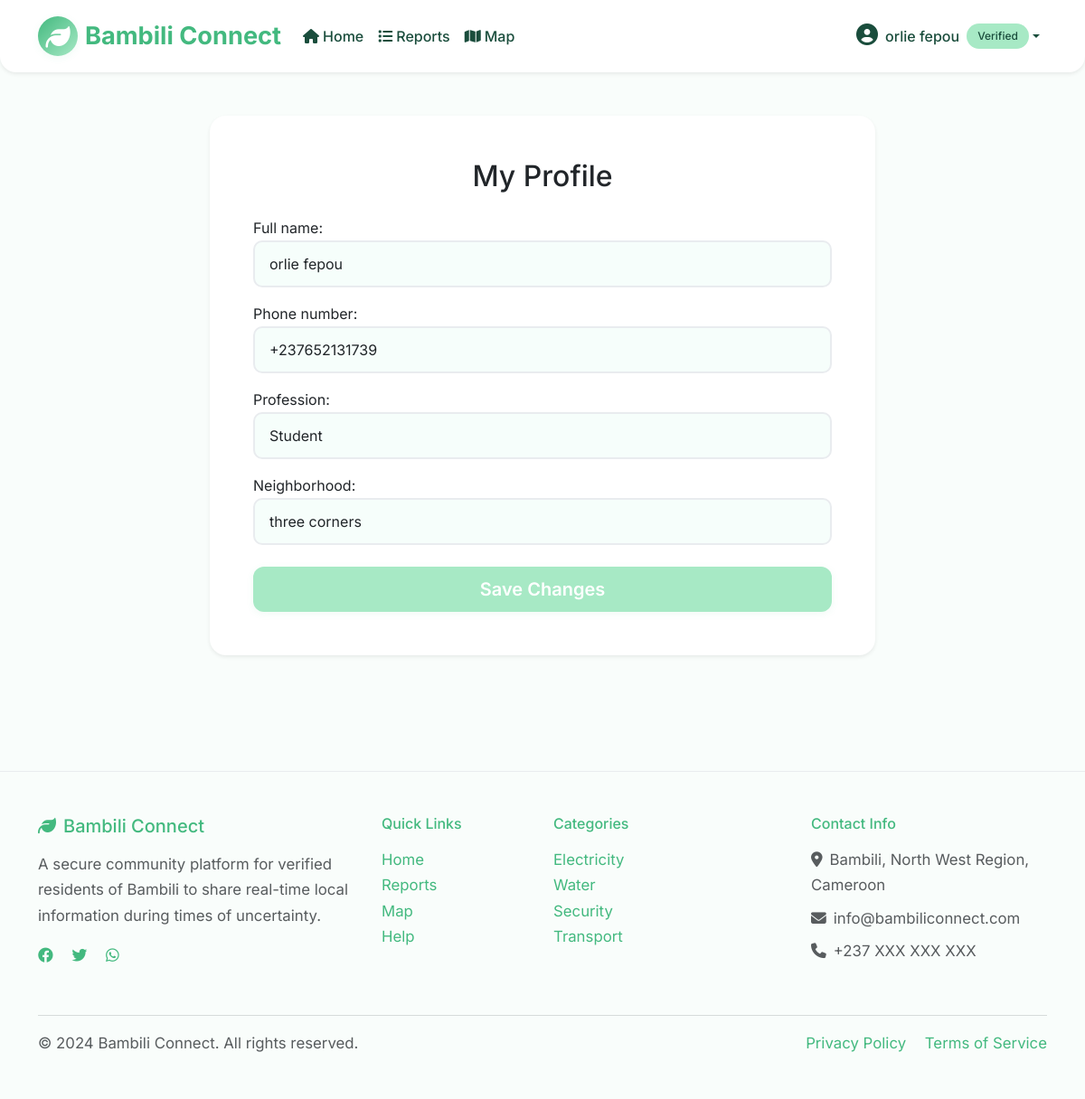
Page /profile/ (signed in) on the committed database.
### trustwave/models.py (models this page shows, shortened)
class CustomUser(AbstractUser):
    username = None
    full_name = models.CharField(max_length=255, help_text="Enter your full name as it appears on your ID")
    email = models.EmailField(_('email address'), unique=True)
    phone_number = models.CharField(
        max_length=15,
        validators=[RegexValidator(r'^\+?237\d{9}$', message="Phone number must be in Cameroon format: +237XXXXXXXXX")],
        unique=True,
        help_text="Enter your phone number in format: +237XXXXXXXXX"
    )
    profession = models.CharField(
        max_length=20,
        choices=ProfessionType.choices,
        default=ProfessionType.OTHER
    )
    neighborhood = models.CharField(
        max_length=255,
        help_text="Enter your specific neighborhood in Bambili (e.g., Mile 4, Ntarinkon, etc.)"
    )
    id_card = models.ImageField(
        upload_to=user_directory_path,
        validators=[FileExtensionValidator(allowed_extensions=['jpg', 'jpeg', 'png', 'pdf'])],
        help_text="Upload a clear photo of your National ID card (JPG, PNG, or PDF)"
    )
    supporting_doc = models.FileField(
        upload_to=user_directory_path,
        blank=True,
        null=True,
        validators=[FileExtensionValidator(allowed_extensions=['jpg', 'jpeg', 'png', 'pdf'])],
        help_text="Optional: Upload additional supporting document (JPG, PNG, or PDF)"
    )
    status = models.CharField(
        max_length=20,
        choices=AccountStatus.choices,
        default=AccountStatus.PENDING
    )
    created_at = models.DateTimeField(auto_now_add=True)
    updated_at = models.DateTimeField(auto_now=True)
    last_login_ip = models.GenericIPAddressField(blank=True, null=True)
    is_admin = models.BooleanField(default=False)
    approved_by = models.ForeignKey(
        'self',
        on_delete=models.SET_NULL,
        blank=True,
        null=True,
        related_name='approved_users'
    )
    approved_at = models.DateTimeField(blank=True, null=True)
    rejection_reason = models.TextField(blank=True, null=True)
    objects = CustomUserManager()
    USERNAME_FIELD = 'email'
    REQUIRED_FIELDS = ['full_name', 'phone_number', 'profession', 'neighborhood']
    @property
    def can_post_reports(self):
        return self.is_verified and self.status != AccountStatus.SUSPENDED

### trustwave/views.py (the view)
# urls.py: path('profile/', views.profile_view, name='profile'),
@login_required
def profile_view(request):
    if request.method == 'POST':
        form = ProfileUpdateForm(request.POST, instance=request.user)
        if form.is_valid():
            form.save()
            log_user_activity(request.user, 'profile_updated', 'User updated profile', request)
            messages.success(request, 'Profile updated successfully!')
            return redirect('trustwave:profile')
    else:
        form = ProfileUpdateForm(instance=request.user)
    return render(request, 'trustwave/profile.html', {'form': form})

### trustwave/forms.py (shortened to what this page needs)
class ProfileUpdateForm(forms.ModelForm):
    full_name = forms.CharField(
        max_length=255,
        widget=forms.TextInput(attrs={
            'class': 'form-control',
            'required': True,
        })
    )
    phone_number = forms.CharField(
        max_length=15,
        widget=forms.TextInput(attrs={
            'class': 'form-control',
            'pattern': r'^\+?237\d{9}$',
            'required': True,
        })
    )
    profession = forms.ChoiceField(
        choices=ProfessionType.choices,
        widget=forms.Select(attrs={
            'class': 'form-control',
            'required': True,
        })
    )
    neighborhood = forms.CharField(
        max_length=255,
        widget=forms.TextInput(attrs={
            'class': 'form-control',
            'required': True,
        })
    )
    class Meta:
        model = CustomUser
        fields = ['full_name', 'phone_number', 'profession', 'neighborhood']

### trustwave/templates/trustwave/profile.html (shortened to what this page needs)
{% extends "base.html" %}
{% block content %}
<div class="container py-5">
    <div class="row justify-content-center">
        <div class="col-md-8">
            <div class="card shadow-sm">
                <div class="card-body p-5">
                    <h2 class="mb-4 text-center">My Profile</h2>
                    <form method="post" novalidate>
                        {{ form.as_p }}
                        <div class="d-grid mt-4">
                            <button type="submit" class="btn btn-success btn-lg">Save Changes</button>
                        </div>
                    </form>
                </div>
            </div>
        </div>
    </div>
</div>
{% endblock %}

### templates/base.html (shortened to what this page needs)
<!DOCTYPE html>
<html lang="en">
<head>
    <link href="https://cdn.jsdelivr.net/npm/bootstrap@5.3.0/dist/css/bootstrap.min.css" rel="stylesheet">
    <link href="https://cdnjs.cloudflare.com/ajax/libs/font-awesome/6.4.0/css/all.min.css" rel="stylesheet">
    <link rel="stylesheet" href="https://unpkg.com/leaflet@1.9.4/dist/leaflet.css" />
    <link href="{% load static %}{% static 'css/base.css' %}" rel="stylesheet">
    <link href="{% static 'css/styles.css' %}" rel="stylesheet">
</head>
<body>
    <nav class="navbar navbar-expand-lg shadow-sm sticky-top">
        <div class="container">
            <a class="navbar-brand d-flex align-items-center" href="{% url 'trustwave:home' %}">
                <div class="logo-icon me-2">
                    <i class="fas fa-leaf"></i>
                </div>
                <span class="fw-bold">Bambili Connect</span>
            </a>
            <div class="collapse navbar-collapse" id="navbarNav">
                <ul class="navbar-nav me-auto">
                    <li class="nav-item">
                        <a class="nav-link" href="{% url 'trustwave:home' %}"><i class="fas fa-home me-1"></i>Home</a>
                    </li>
                    <li class="nav-item">
                        <a class="nav-link" href="{% url 'trustwave:report_list' %}"><i class="fas fa-list me-1"></i>Reports</a>
                    </li>
                    <li class="nav-item">
                        <a class="nav-link" href="{% url 'trustwave:map_view' %}"><i class="fas fa-map me-1"></i>Map</a>
                    </li>
                </ul>
                <ul class="navbar-nav">
                    {% if user.is_authenticated %}
                        <li class="nav-item dropdown">
                            <a class="nav-link dropdown-toggle d-flex align-items-center" href="#" id="navbarDropdown" role="button" data-bs-toggle="dropdown">
                                <div class="user-avatar me-2">
                                    <i class="fas fa-user-circle"></i>
                                </div>
                                {{ user.full_name|truncatechars:15 }}
                                {% if user.status == 'pending' %}
                                    <span class="badge status-badge-pending ms-2">Pending</span>
                                {% elif user.status == 'validated' %}
                                    <span class="badge status-badge-validated ms-2">Verified</span>
                                {% endif %}
                            </a>
                        </li>
                    {% endif %}
                </ul>
            </div>
        </div>
    </nav>
    <main>
        {% block content %}{% endblock %}
    </main>
    <footer class="py-5 mt-5">
        <div class="container">
            <div class="row">
                <div class="col-lg-4 mb-4">
                    <h5 class="text-primary mb-3"><i class="fas fa-leaf me-2"></i>Bambili Connect</h5>
                    <p class="text-muted">A secure community platform for verified residents of Bambili to share real-time local information during times of uncertainty.</p>
                    <div class="social-links">
                        <a href="#" class="me-3"><i class="fab fa-facebook"></i></a>
                        <a href="#" class="me-3"><i class="fab fa-twitter"></i></a>
                        <a href="#" class="me-3"><i class="fab fa-whatsapp"></i></a>
                    </div>
                </div>
                <div class="col-lg-2 mb-4">
                    <h6 class="text-primary mb-3">Quick Links</h6>
                    <ul class="list-unstyled">
                        <li><a href="{% url 'trustwave:home' %}">Home</a></li>
                        <li><a href="{% url 'trustwave:report_list' %}">Reports</a></li>
                        <li><a href="{% url 'trustwave:map_view' %}">Map</a></li>
                        <li><a href="#">Help</a></li>
                    </ul>
                </div>
                <div class="col-lg-3 mb-4">
                    <h6 class="text-primary mb-3">Categories</h6>
                    <ul class="list-unstyled">
                        <li><a href="#">Electricity</a></li>
                        <li><a href="#">Water</a></li>
                        <li><a href="#">Security</a></li>
                        <li><a href="#">Transport</a></li>
                    </ul>
                </div>
                <div class="col-lg-3 mb-4">
                    <h6 class="text-primary mb-3">Contact Info</h6>
                    <p class="text-muted mb-2"><i class="fas fa-map-marker-alt me-2"></i>Bambili, North West Region, Cameroon</p>
                    <p class="text-muted mb-2"><i class="fas fa-envelope me-2"></i>info@bambiliconnect.com</p>
                    <p class="text-muted"><i class="fas fa-phone me-2"></i>+237 XXX XXX XXX</p>
                </div>
            </div>
            <hr class="border-secondary">
            <div class="row align-items-center">
                <div class="col-md-6">
                    <p class="text-muted mb-0">&copy; 2024 Bambili Connect. All rights reserved.</p>
                </div>
                <div class="col-md-6 text-md-end">
                    <a href="#" class="me-3">Privacy Policy</a>
                    <a href="#">Terms of Service</a>
                </div>
            </div>
        </div>
    </footer>
    <script src="{% load static %}{% static 'js/main.js' %}"></script>
</body>
</html>

### static/css/base.css (style rules this page uses)
:root { --primary-green: #43b97f; --accent-green: #a7e9c5; --deep-green: #1a4d3c; --soft-white: #f9fdfb; --accent-yellow: #ffe066; --accent-blue: #5dade2; --text-dark: #1a4d3c; --text-muted: #6c757d; --border-light: #e9ecef; --shadow-light: 0 2px 8px rgba(67,185,127,0.08); --shadow-medium: 0 8px 24px rgba(67,185,127,0.12); --transition: all 0.2s cubic-bezier(.4,0,.2,1); }
body { font-family: 'Inter', sans-serif; background-color: var(--soft-white); color: var(--text-dark); line-height: 1.7; }
.text-primary { color: var(--primary-green) !important; }
.navbar { background: #fff !important; box-shadow: var(--shadow-light); border-radius: 0 0 18px 18px; padding: 0.75rem 0; }
.navbar-brand { font-weight: 800; font-size: 1.7rem; color: var(--primary-green) !important; }
.logo-icon { width: 44px; height: 44px; background: linear-gradient(135deg, var(--primary-green), var(--accent-green)); border-radius: 50%; display: flex; align-items: center; justify-content: center; color: white; box-shadow: var(--shadow-light); }
.nav-link { font-weight: 500; color: var(--deep-green) !important; border-radius: 8px; padding: 0.5rem 1rem; transition: var(--transition); }
.user-avatar i { font-size: 1.5rem; }
.card { border: none; border-radius: 18px; box-shadow: var(--shadow-light); background: #fff; transition: var(--transition); margin-bottom: 2rem; }
.form-control { border-radius: 10px; border: 2px solid var(--border-light); padding: 0.75rem 1rem; transition: var(--transition); background: #f6fefb; }
.btn, .btn-primary { background: var(--primary-green); color: #fff; border: none; border-radius: 12px; padding: 0.6rem 1.5rem; font-weight: 600; box-shadow: var(--shadow-light); transition: var(--transition); }
.btn-success { background-color: var(--accent-green); border-color: var(--accent-green); }
.badge { font-weight: 500; padding: 0.5rem 0.75rem; border-radius: 20px; }
footer { background: var(--soft-white); color: var(--deep-green); border-top: 1px solid var(--border-light); margin-top: 3rem; padding: 2.5rem 0 1.5rem 0; font-size: 1.05rem; }
footer a { color: var(--primary-green); text-decoration: none; transition: var(--transition); }

### static/css/styles.css (style rules this page uses)
:root { --primary-color: #43b97f; --secondary-color: #a7e9c5; --trust-color: #43b97f; --wave-color: #a7e9c5; }
.navbar-brand { font-weight: bold; font-size: 1.7rem; color: var(--primary-color) !important; }
footer { background-color: var(--soft-white); padding: 2rem 0; margin-top: 3rem; color: var(--deep-green); border-top: 1px solid var(--border-light); }
.status-badge-validated { background-color: #a7e9c5; color: #1a4d3c; }

### rows in the picture
CustomUser: full_name "orlie fepou", phone_number "+237652131739", profession "Student", neighborhood "three corners"
